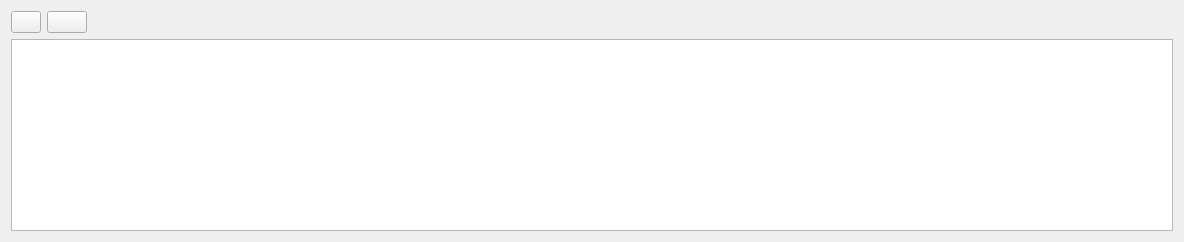
         <widget class="QWidget" name="tab_6">
          <attribute name="title">
           <string>Líneas de albarán</string>
          </attribute>
          <layout class="QGridLayout" name="gridLayout_9">
           <item row="0" column="0">
            <widget class="QPushButton" name="btnAnadirLinea">
             <property name="maximumSize">
              <size>
               <width>30</width>
               <height>16777215</height>
              </size>
             </property>
             <property name="toolTip">
              <string>Añadir línea con los datos cargados</string>
             </property>
             <property name="text">
              <string/>
             </property>
             <property name="icon">
              <iconset resource="../maya.qrc">
               <normaloff>:/Icons/PNG/add.png</normaloff>:/Icons/PNG/add.png</iconset>
             </property>
            </widget>
           </item>
           <item row="0" column="1">
            <widget class="QPushButton" name="btn_borrarLinea">
             <property name="text">
              <string/>
             </property>
             <property name="icon">
              <iconset resource="../maya.qrc">
               <normaloff>:/Icons/PNG/Delete.png</normaloff>:/Icons/PNG/Delete.png</iconset>
             </property>
            </widget>
           </item>
           <item row="0" column="2">
            <spacer name="horizontalSpacer_2">
             <property name="orientation">
              <enum>Qt::Horizontal</enum>
             </property>
             <property name="sizeHint" stdset="0">
              <size>
               <width>1080</width>
               <height>20</height>
              </size>
             </property>
            </spacer>
           </item>
           <item row="1" column="0" colspan="3">
            <widget class="QTableView" name="Lineas">
             <property name="horizontalScrollBarPolicy">
              <enum>Qt::ScrollBarAsNeeded</enum>
             </property>
             <property name="alternatingRowColors">
              <bool>true</bool>
             </property>
             <property name="selectionMode">
              <enum>QAbstractItemView::SingleSelection</enum>
             </property>
             <property name="selectionBehavior">
              <enum>QAbstractItemView::SelectItems</enum>
             </property>
             <property name="gridStyle">
              <enum>Qt::DotLine</enum>
             </property>
             <property name="cornerButtonEnabled">
              <bool>true</bool>
             </property>
            </widget>
           </item>
          </layout>
         </widget>
